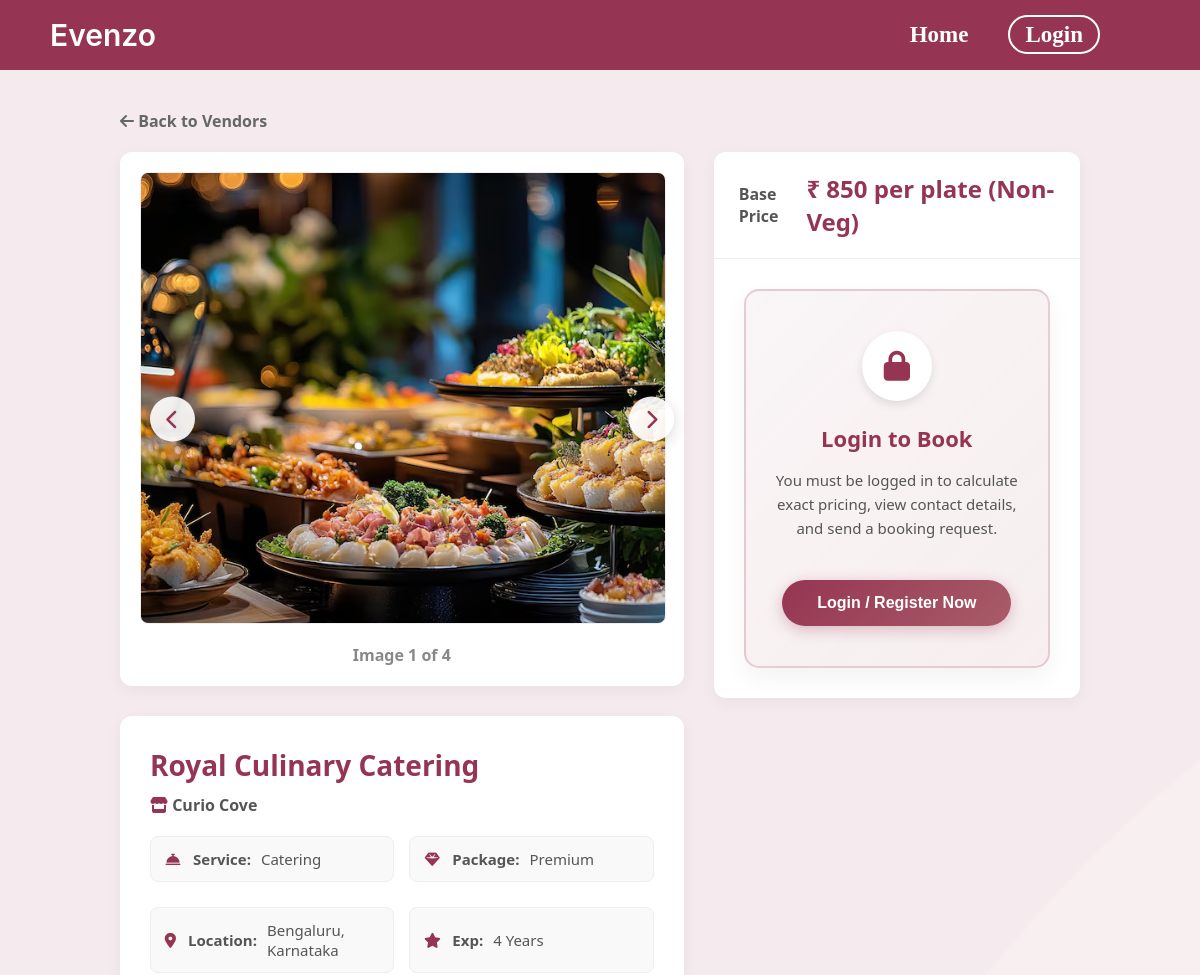
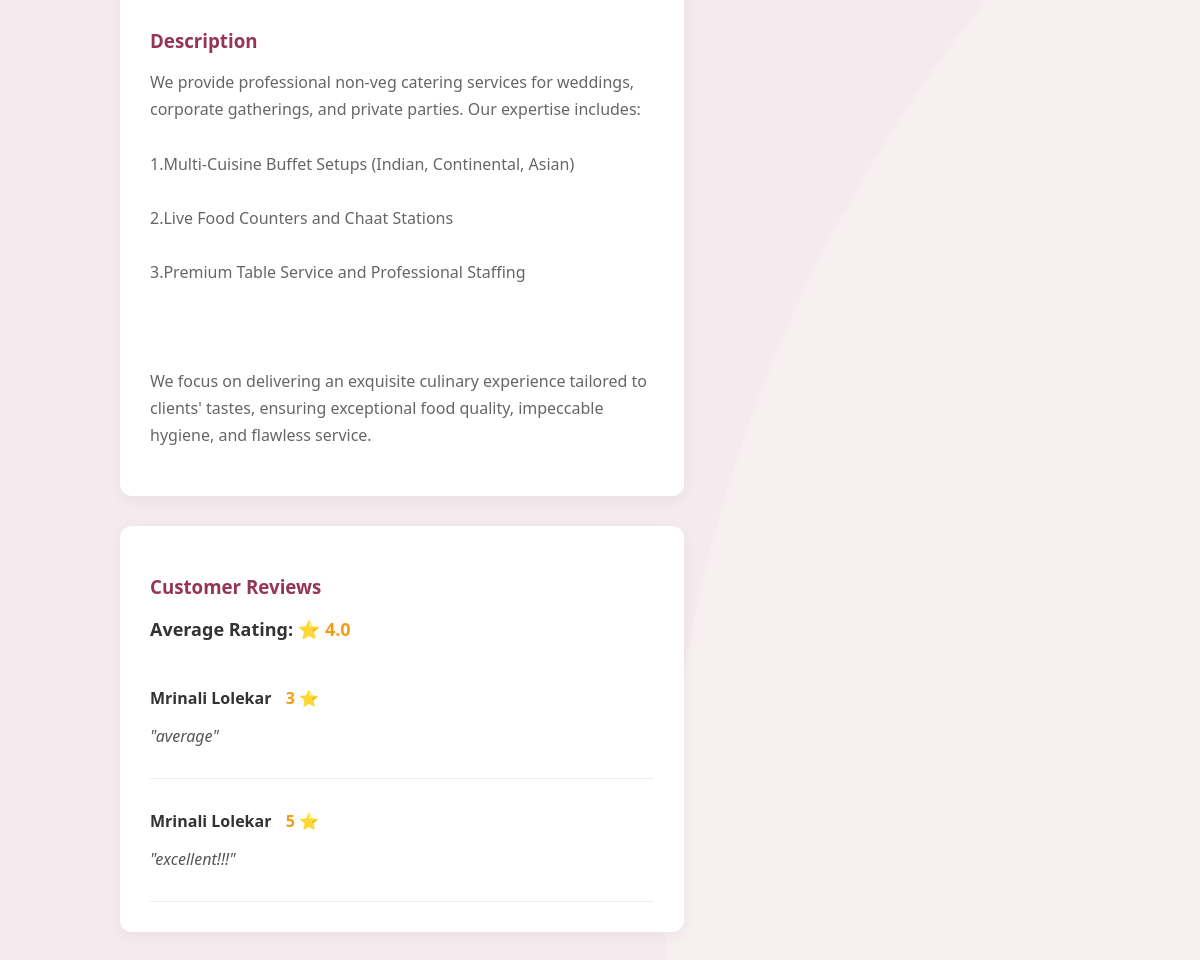
/public_vendor_details/18, run on the app's committed database (2 pictures, top to bottom).
### tables this page shows
CREATE TABLE services (
                id INTEGER PRIMARY KEY AUTOINCREMENT,
                manager_id INTEGER NOT NULL,
                category TEXT,
                service_name TEXT NOT NULL,
                service_location TEXT,       
                services_offered TEXT,       
                experience_years INTEGER,    
                pricing TEXT,                
                images TEXT,                 
                description TEXT, unavailable_dates TEXT, pkg_basic_name TEXT DEFAULT 'Basic (Silver)', pkg_basic_price REAL DEFAULT 0.0, pkg_basic_desc TEXT, pkg_premium_name TEXT DEFAULT 'Premium (Gold)', pkg_premium_price REAL DEFAULT 0.0, pkg_premium_desc TEXT, pkg_luxury_name TEXT DEFAULT 'Luxury (Platinum)', pkg_luxury_price REAL DEFAULT 0.0, pkg_luxury_desc TEXT, package_tier TEXT DEFAULT 'Standard', is_active INTEGER DEFAULT 1,
                FOREIGN KEY (manager_id) REFERENCES users (id) ON DELETE CASCADE
            );

CREATE TABLE manager_profiles (
            id INTEGER PRIMARY KEY AUTOINCREMENT,
            user_id INTEGER NOT NULL,
            business_name TEXT NOT NULL,
            phone TEXT NOT NULL,
            license_path TEXT, -- Path to uploaded JPEG/PDF license
            bio TEXT,
            base_price REAL DEFAULT 0.0,
            rating REAL DEFAULT 0.0, profile_pic TEXT, location TEXT, -- For the "Ratings/Reviews system"
            FOREIGN KEY (user_id) REFERENCES users (id) ON DELETE CASCADE
        );

CREATE TABLE reviews (
            id INTEGER PRIMARY KEY AUTOINCREMENT,
            client_id INTEGER NOT NULL,
            manager_id INTEGER NOT NULL,
            rating INTEGER CHECK(rating >= 1 AND rating <= 5),
            review_text TEXT,
            created_at TIMESTAMP DEFAULT CURRENT_TIMESTAMP, booking_id INTEGER, is_visible INTEGER DEFAULT 1,
            FOREIGN KEY (client_id) REFERENCES users (id),
            FOREIGN KEY (manager_id) REFERENCES users (id)
        );

CREATE TABLE users (
            id INTEGER PRIMARY KEY AUTOINCREMENT,
            full_name TEXT NOT NULL,
            email TEXT UNIQUE NOT NULL,
            password TEXT NOT NULL,
            role TEXT CHECK(role IN ('user', 'admin', 'eventmanager')) NOT NULL,
            is_approved INTEGER DEFAULT 0, -- 0=Pending, 1=Approved by Admin
            created_at TIMESTAMP DEFAULT CURRENT_TIMESTAMP
        , reset_otp TEXT, is_active INTEGER DEFAULT 1);

### app.py (the view)
@app.route('/public_vendor_details/<int:service_id>')
def public_vendor_details(service_id):
    conn = get_db_connection()
    service = conn.execute('''
        SELECT s.*, m.business_name, m.rating, m.phone, u.full_name as manager_name
        FROM services s
        JOIN manager_profiles m ON s.manager_id = m.user_id
        JOIN users u ON m.user_id = u.id
        WHERE s.id=?
    ''', (service_id,)).fetchone()
    if not service:
        flash("Vendor not found.")
        return redirect(url_for('public_explore'))
    reviews = conn.execute('''
        SELECT r.*, u.full_name as client_name FROM reviews r
        JOIN users u ON r.client_id = u.id
        WHERE r.manager_id=? AND r.is_visible=1
        ORDER BY r.created_at DESC
    ''', (service['manager_id'],)).fetchall()
    conn.close()
    return render_template('public_vendor_details.html', service=service, reviews=reviews)

### app.py (called while the page is built)
def get_db_connection():
    conn = sqlite3.connect('database.db', timeout=10)
    conn.row_factory = sqlite3.Row
    conn.execute("PRAGMA foreign_keys = ON")
    return conn

### frontend/templates/public_vendor_details.html (shortened to what this page needs)
<!DOCTYPE html>
<html lang="en">
<head>
    <link rel="stylesheet" href="https://cdnjs.cloudflare.com/ajax/libs/font-awesome/6.4.0/css/all.min.css">
    <link rel="stylesheet" href="{{ url_for('static', filename='styles.css') }}" />
</head>
<body>
    <div class="navbar">
      <div class="logo">Evenzo</div>
      <ul class="links">
        <li><a href="{{ url_for('index') }}" style="color: white; text-decoration: none;">Home</a></li>
        <li><a href="{{ url_for('index') }}?login=true" style="border: 2px solid white; padding: 5px 15px; border-radius: 20px;">Login</a></li>
      </ul>
    </div>
    <div class="main-container">
        <a href="{{ url_for('public_explore') }}" style="color: #666; text-decoration: none; font-weight: bold;"><i class="fas fa-arrow-left"></i> Back to Vendors</a>
        <div class="details-grid">
            <div>
                <div class="card slider-card">
                    {% set raw_imgs = service.images.split(',') if service.images else [] %}
                    {% set clean_imgs = raw_imgs | reject('equalto', '') | list %}
                    {% if clean_imgs|length > 0 %}
                        <img id="mainCarouselImg" src="{{ url_for('uploaded_file', filename=clean_imgs[0]) }}" class="main-image">
                        {% if clean_imgs|length > 1 %}
                        <div class="slider-controls">
                            <button class="slider-btn" onclick="changeImage(-1)"><i class="fas fa-chevron-left"></i></button>
                            <button class="slider-btn" onclick="changeImage(1)"><i class="fas fa-chevron-right"></i></button>
                        </div>
                        <div style="text-align: center; margin-top: 15px; color: #888; font-weight: bold;">Image <span id="imgCounter">1</span> of {{ clean_imgs|length }}</div>
                        {% endif %}
                    {% else %}
                        <div class="main-image" style="display: flex; align-items: center; justify-content: center; background: #eee; color: #aaa; font-size: 18px;">No Images Available</div>
                    {% endif %}
                </div>
                <div class="card">
                    <div class="v-title">{{ service.service_name }}</div>
                    <div style="font-weight: 600; color: #555; margin-bottom: 20px;"><i class="fas fa-store" style="color: #953553;"></i> {{ service.business_name }}</div>
                    <div style="display: grid; grid-template-columns: 1fr 1fr; gap: 15px; margin-bottom: 20px;">
                        <div class="v-detail"><i class="fas fa-concierge-bell"></i> <strong>Service:</strong> {{ service.services_offered }}</div>
                        <div class="v-detail"><i class="fas fa-gem"></i> <strong>Package:</strong> {{ service.package_tier }}</div>
                        <div class="v-detail"><i class="fas fa-map-marker-alt"></i> <strong>Location:</strong> {{ service.service_location }}</div>
                        <div class="v-detail"><i class="fas fa-star"></i> <strong>Exp:</strong> {{ service.experience_years }} Years</div>
                    </div>
                    <h3 style="color: #953553; margin-bottom: 10px;">Description</h3>
                    <p style="color: #666; line-height: 1.7; white-space: pre-wrap;">{{ service.description }}</p>
                </div>
                <div class="card">
                    <h3 style="color: #953553; margin-bottom: 15px;">Customer Reviews</h3>
                    <p style="font-weight: bold; font-size: 18px; margin-bottom: 15px;">Average Rating: <span style="color: #f39c12;">⭐ {{ service.rating if service.rating else '0.0' }}</span></p>
                    {% for review in reviews %}
                    <div class="review-card">
                        <p style="font-weight: bold; margin-bottom: 5px;">{{ review.client_name }} <span style="color: #f39c12; margin-left: 10px;">{{ review.rating }} ⭐</span></p>
                        <p style="color: #555; font-style: italic;">"{{ review.review_text }}"</p>
                    </div>
                    {% else %}
                    <p style="color: #999; padding: 10px 0;">No reviews yet. Be the first to book and review!</p>
                    {% endfor %}
                </div>
            </div>
            <div>
                <div class="card" style="padding: 0; overflow: hidden; position: sticky; top: 40px;">
                    <div style="padding: 20px 25px; border-bottom: 1px solid #eee; display: flex; justify-content: space-between; align-items: center;">
                        <h3 style="font-size: 16px; color: #555; margin: 0;">Base Price</h3>
                        <div style="font-size: 24px; color: #953553; font-weight: bold;">₹ {{ service.pricing }}</div>
                    </div>
                    <div style="padding: 30px;">
                        <div class="login-box">
                            <div class="icon-circle">
                                <i class="fas fa-lock" style="font-size: 30px; color: #953553;"></i>
                            </div>
                            <h3 style="color: #953553; margin-bottom: 10px; font-size: 22px;">Login to Book</h3>
                            <p style="color: #555; font-size: 15px; margin-bottom: 20px; line-height: 1.6;">You must be logged in to calculate exact pricing, view contact details, and send a booking request.</p>
                            <button onclick="window.location.href='/?login=true'" class="btn-login">Login / Register Now</button>
                        </div>
                    </div>
                </div>
            </div>
        </div>
    </div>
        {% set raw_imgs = service.images.split(',') if service.images else [] %}
        {% set clean_imgs = raw_imgs | reject('equalto', '') | list %}
</body>
</html>

### frontend/static/styles.css (style rules this page uses)
body { margin: 0; padding: 0; background: url('/static/images/5.png'); color: white; background-size: cover; background-position: center; background-attachment: fixed; }
span { transition: opacity 0.3s ease; }
.navbar { position: relative; z-index: 9999 !important; display: flex; justify-content: space-between; padding: 0px 100px 0px 50px; height: 70px; align-items: center; }
.links { display: flex; list-style: none; gap: 40px; }
.links li { font-size: 13px; color: white; font-family: 'Times New Roman', serif; }
.links li a { text-decoration: none; color: white; font-size: 23px; font-weight: 700; font-family: 'Times New Roman', serif; }
.logo { color: white; font-size: 30px; font-weight: 600; font-family: 'inter', serif; }
.links li { font-size: 23px; color: white; font-weight: 700; }
body { animation: fadeIn 0.8s ease-out; }
.navbar { animation: slideDown 0.6s ease-out; }
.links li { transition: all 0.3s ease; }
span { transition: all 0.5s cubic-bezier(0.4, 0, 0.2, 1); }

### frontend/templates/public_vendor_details.html (style rules this page uses)
body { background-color: #f8f9fa; color: #333; margin: 0; font-family: 'Segoe UI', sans-serif; }
.navbar { background-color: #953553; }
.main-container { padding: 40px 10%; background: rgba(255,255,255,0.9); min-height: 100vh; }
.details-grid { display: grid; grid-template-columns: 2fr 1.3fr; gap: 30px; align-items: start; margin-top: 20px; }
.card { background: white; border-radius: 12px; padding: 30px; box-shadow: 0 4px 15px rgba(0,0,0,0.05); margin-bottom: 30px; }
.slider-card { position: relative; padding: 20px !important; }
.main-image { width: 100%; height: 450px; object-fit: cover; border-radius: 8px; border: 1px solid #eee; transition: 0.3s; }
.slider-controls { position: absolute; top: 50%; transform: translateY(-50%); width: calc(100% - 40px); display: flex; justify-content: space-between; padding: 0 10px; pointer-events: none; }
.slider-btn { background: rgba(255,255,255,0.9); color: #953553; border: none; width: 45px; height: 45px; font-size: 20px; cursor: pointer; border-radius: 50%; pointer-events: auto; transition: 0.2s; box-shadow: 0 4px 15px rgba(0,0,0,0.15); display: flex; align-items: center; justify-content: center; }
.v-title { font-size: 28px; color: #953553; font-weight: bold; margin-bottom: 10px; }
.v-detail { font-size: 15px; color: #555; display: flex; align-items: center; gap: 10px; background: #f9f9f9; padding: 12px; border-radius: 8px; border: 1px solid #eee; margin-bottom: 10px; }
.v-detail i { color: #953553; width: 20px; text-align: center; }
.login-box { background: linear-gradient(135deg, rgba(149,53,83,0.05), rgba(169,92,104,0.1)); border: 2px solid rgba(149,53,83,0.2); border-radius: 15px; padding: 40px 25px; text-align: center; box-shadow: 0 10px 25px rgba(0,0,0,0.05); }
.icon-circle { width: 70px; height: 70px; background: white; border-radius: 50%; display: flex; align-items: center; justify-content: center; margin: 0 auto 15px; box-shadow: 0 4px 10px rgba(0,0,0,0.1); }
.btn-login { background: linear-gradient(135deg, #953553, #A95c68); color: white; border: none; padding: 14px 35px; border-radius: 30px; font-weight: bold; font-size: 16px; cursor: pointer; margin-top: 20px; transition: all 0.3s ease; box-shadow: 0 4px 15px rgba(149,53,83,0.3); display: inline-block; text-decoration: none; }
.review-card { border-bottom: 1px solid #eee; padding: 15px 0; }

### data on the page
services: service_name "Royal Culinary Catering", services_offered "Catering", package_tier "Premium", service_location "Bengaluru, Karnataka", experience_years "4", description "We provide professional non-veg catering services for weddings, corporate gatherings, and private parties. Our expertise includes: 1.Multi-Cuisine Buffet Setups (Indian, Continental, Asian) 2.Live Food Counters and Chaat Stations 3.Premium Table Service and Professional Staffing We focus on delivering an exquisite culinary experience tailored to clients' tastes, ensuring exceptional food quality, impeccable hygiene, and flawless service.", pricing "850 per plate (Non-Veg)"
manager_profiles: business_name "Curio Cove", rating "4.0"
reviews: client_name "Mrinali Lolekar", rating "3", review_text "average"
reviews: client_name "Mrinali Lolekar", rating "5", review_text "excellent!!!"

### other printed values
{{ clean_imgs|length }} "4"
